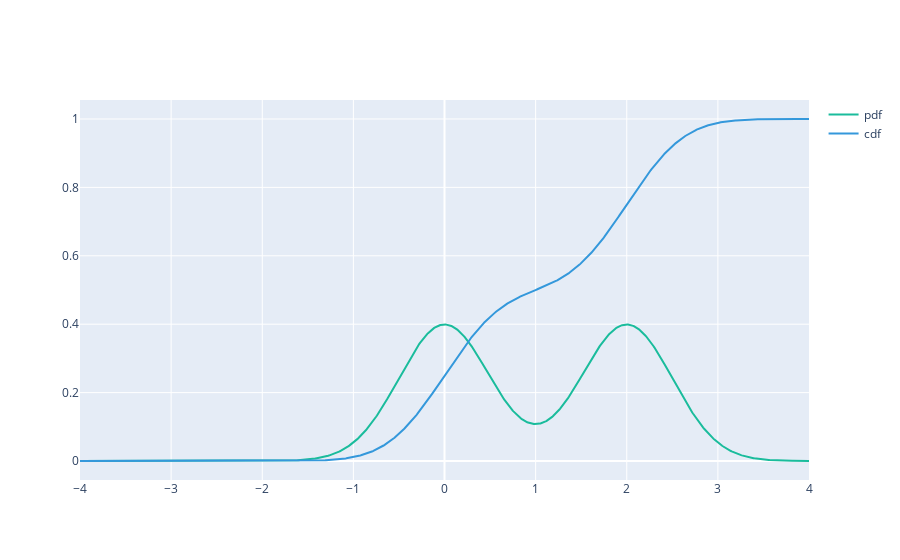

Notebook code for this chart:
### Code cell
def mixed_gaussian_pdf(x):
    return 0.5 * norm.pdf(x, 0, 0.5) + 0.5 * norm.pdf(x, 2, 0.5)


def mixed_gaussian_cdf(x):
    return 0.5 * norm.cdf(x, 0, 0.5) + 0.5 * norm.cdf(x, 2, 0.5)


fig = go.Figure()
fig.add_trace(
    go.Scatter(
        x=x,
        y=mixed_gaussian_pdf(x),
        mode="lines",
        name="pdf",
        line=dict(color=COLOR_LIST[0]),
    )
)

fig.add_trace(
    go.Scatter(
        x=x,
        y=mixed_gaussian_cdf(x),
        mode="lines",
        name="cdf",
        line=dict(color=COLOR_LIST[1]),
    )
)

### Figure 1 — Plotly figure (JSON) as saved in the notebook; plotly's stock layout.template omitted (floating-point values rounded to 4 significant figures; data arrays with more than 128 entries replaced by an {"elided": "..."} marker saying what was removed)
{"data": [{"line": {"color": "#1abc9c"}, "mode": "lines", "name": "pdf", "type": "scatter", "x": {"elided": "1000 float values"}, "y": {"elided": "1000 float values"}}, {"line": {"color": "#3498db"}, "mode": "lines", "name": "cdf", "type": "scatter", "x": {"elided": "1000 float values"}, "y": {"elided": "1000 float values"}}], "layout": {}}
